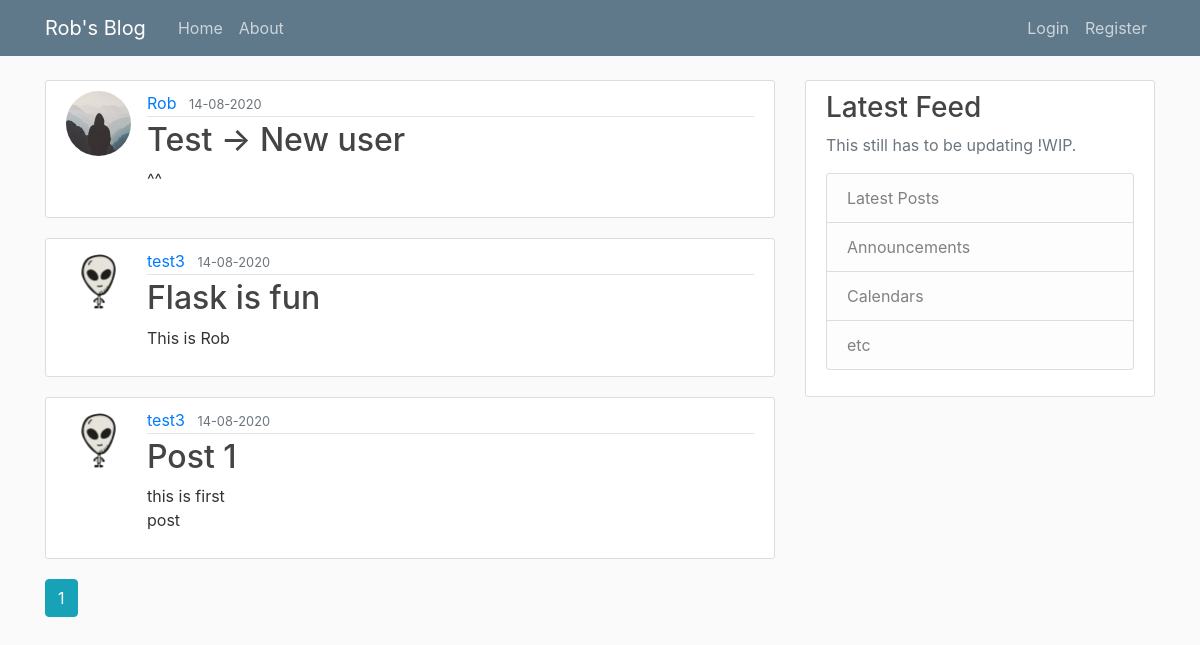
The app's page /home, older data.
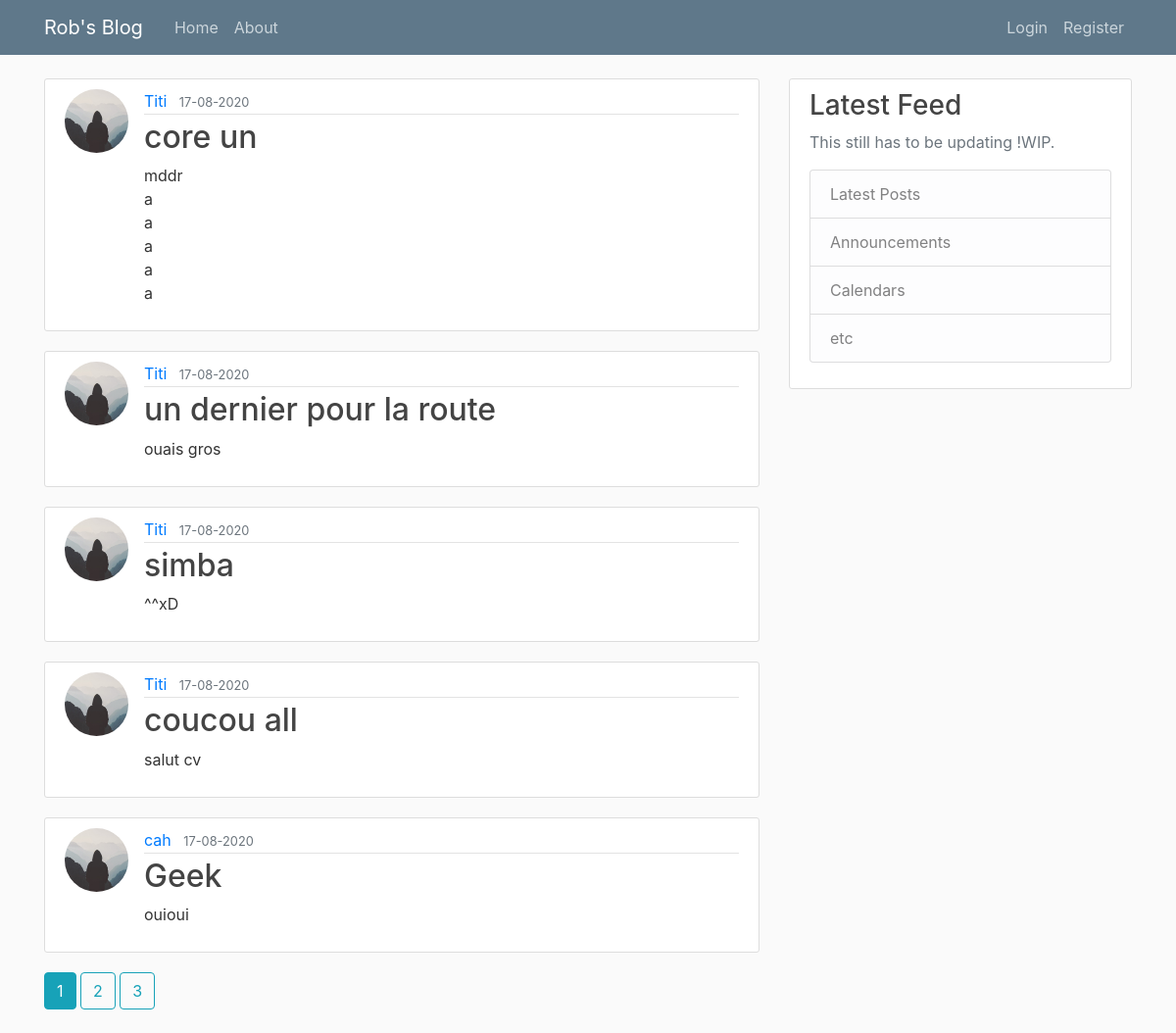
The same page, newer data.
### flaskblog/models.py (models this page shows, shortened)
class Post(db.Model):
    id = db.Column(db.Integer, primary_key=True)
    title = db.Column(db.String(100), nullable=False)
    date_posted = db.Column(db.DateTime, nullable=False, default=datetime.utcnow)
    content = db.Column(db.Text, nullable=False)
    user_id = db.Column(db.Integer, db.ForeignKey('user.id'), nullable=False)

class User(db.Model, UserMixin):
    id = db.Column(db.Integer, primary_key=True)
    username = db.Column(db.String(20), unique=True, nullable=False)
    email = db.Column(db.String(120), unique=True, nullable=False)
    image_file = db.Column(db.String(20), nullable=False, default='default.jpg')
    password = db.Column(db.String(60), nullable=False)
    posts = db.relationship('Post', backref='author', lazy=True)

### flaskblog/main/routes.py (the view)
@main.route('/')
@main.route('/home')
def home():
    page = request.args.get('page', 1, type=int)
    posts = Post.query.order_by(Post.date_posted.desc()).paginate(page=page, per_page=5)
    return render_template('home.html', posts=posts)

### flaskblog/templates/home.html
{% extends 'layout.html' %}
{% block content %}
    {% for post in posts.items %}
        <article class="media content-section">
            <img class="rounded-circle article-img" src="{{ url_for('static', filename='profile_pics/' + post.author.image_file) }}">
            <div class="media-body">
            <div class="article-metadata">
              <a class="mr-2" href="{{ url_for('users.user_posts', username=post.author.username) }}">{{ post.author.username }}</a>
              <small class="text-muted">{{ post.date_posted.strftime('%d-%m-%Y') }}</small>
            </div>
            <h2><a class="article-title" href="{{ url_for('posts.post', post_id=post.id) }}">{{ post.title }}</a></h2>
            <p class="article-content">{{ post.content }}</p>
            </div>
        </article>
    {% endfor %}
    {% for page_num in posts.iter_pages(left_edge=1, right_edge=1, left_current=1, right_current=2) %}
        {% if page_num %}
            {% if posts.page == page_num %}
                <a class="btn btn-info mb-4" href=""{{ url_for('main.home', page=page_num) }}>{{ page_num }}</a>
            {% else %}
                <a class="btn btn-outline-info mb-4" href="{{ url_for('main.home', page=page_num) }}">{{ page_num }}</a>
            {% endif %}
        {% else %}
            ...
        {% endif %}
    {% endfor %}
{% endblock content %}

Row changes from the older to the newer data that the page shows:
no longer on this page (row unchanged): Post: image_file (placeholder picture), author.username "Rob", date_posted "14-08-2020", title "Test -> New user", content "^^"
no longer on this page (row unchanged): Post: image_file (picture), author.username "test3", date_posted "14-08-2020", title "Flask is fun", content "This is Rob"
no longer on this page (row unchanged): Post: image_file (picture), author.username "test3", date_posted "14-08-2020", title "Post 1", content "this is first post"
added Post: image_file (placeholder picture), author.username "Titi", date_posted "17-08-2020", title "core un", content "mddr a a a a a"
added Post: image_file (placeholder picture), author.username "Titi", date_posted "17-08-2020", title "un dernier pour la route", content "ouais gros"
added Post: image_file (placeholder picture), author.username "Titi", date_posted "17-08-2020", title "simba", content "^^xD"
added Post: image_file (placeholder picture), author.username "Titi", date_posted "17-08-2020", title "coucou all", content "salut cv"
added Post: image_file (placeholder picture), author.username "cah", date_posted "17-08-2020", title "Geek", content "ouioui"
Text that changed along with them:
new list line: "2"
new list line: "3"
